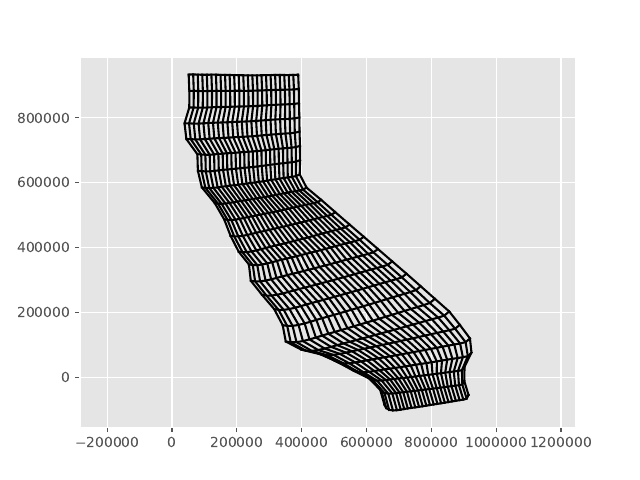

Write Python code to recreate this figure.
################################################################################
import numpy as np
import splipy as spl
from splipy.io import G2
import splipy.surface_factory as spf
import matplotlib.pyplot as plt
from mpl_toolkits.mplot3d import Axes3D
################################################################################
plt.style.use('ggplot')

def Area_Plot():
    # Reads Area.g2 and stores it in the surface variable
    with G2("Area.g2") as file:
        surface = file.read()[0]

        # Number of points in the plot  
        N = 25
        
        # Creates the area from the surface variable
        u = np.linspace(surface.start('u'), surface.end('u'), N)
        v = np.linspace(surface.start('v'), surface.end('v'), N)
        x = surface(u,v)
        
        # Plots the area
        plt.plot(x[:,:,0],   x[:,:,1],   'k-')
        plt.plot(x[:,:,0].T, x[:,:,1].T, 'k-')
        plt.axis('equal')
        plt.xlabel('x')
        plt.ylabel('y')
        plt.title('Plot of the Area given in Area.g2')
        plt.savefig('Area_Plot.pdf')
        plt.show()


Area_Plot()